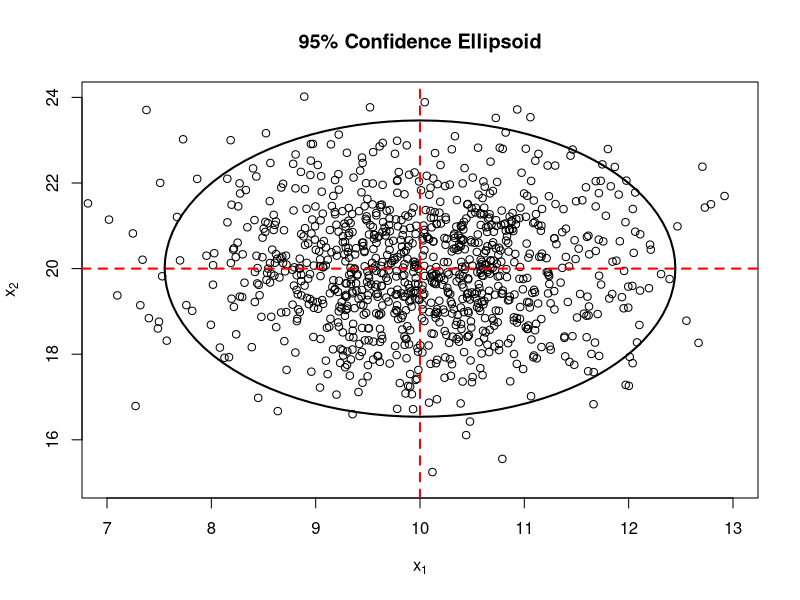

Write the R code that produced this figure.
## ---- chunk 1
## Eigen values and vectors are used to describe a positie definate covariance matrix.
(Cov = matrix(c(1, 0, 0, 2), nrow = 2))
eig = eigen(Cov)

## eigen values
(lambda = eig$values)

## eigen vectors
(ee = eig$vectors)

## Spectural decompsotion allows you to reconstruct a matrix using only the eigen
## values and vectors
lambda[1] * ee[,1] %*% t(ee[,1]) + lambda[2] * ee[,2] %*% t(ee[,2])

## Straight line distance (Euclidean) vs Statistical Distance
## Straight line distance to the origin using point(1, 1)
sqrt((1 - 0)^2 + (1 - 0)^2)

# Statistical Distance to the origin
sqrt((1 -  0)^2/1 + (1 - 0)^2/5)

## Generating Multivariate Normal Data
library(mvtnorm)

## set up parameters, 2 means use the covariance matrix from earlier
mu = c(10, 20)

## generate a large dataset
set.seed(1000)
X = rmvnorm(1000, mu, Cov)

## Correlation of X, should be close to 0
cor(X)

## Calculate the distance between each point and the means
distance = c()
for (i in 1:nrow(X)) {
  x = t(X[i, ] - colMeans(X)) %*% solve(cov(X)) %*% (X[i, ] - colMeans(X))
  distance = c(distance, x)
}
## distances
head(distance)

## What is the distance that captures 95% of all points generated from the distribution?
(critical.value = qchisq(.95, 2))

## What is the proportion of points that fall within this distance?
## As n increases the proportion should converge on 5%
length(which((distance - critical.value) > 0))/length(distance)


## plot a 95% confidence ellipse for the generated data
library(plotrix)
plot(x = c(7,13), y = c(15,24), type = "n",
  xlab = expression(x[1]), ylab = expression(x[2]),
  main = "95% Confidence Ellipsoid")
points(X[, 1], X[, 2])
abline(h = 20, v = 10, lty = 2, lwd = 2, col = "red")
draw.ellipse(10, 20,
  sqrt(critical.value * lambda[1]),
  sqrt(critical.value * lambda[2]),
  ## convert radians to degrees
  angle = acos(abs(ee[1,1])) * 57.2957795,
  border = 1, lwd = 2)

